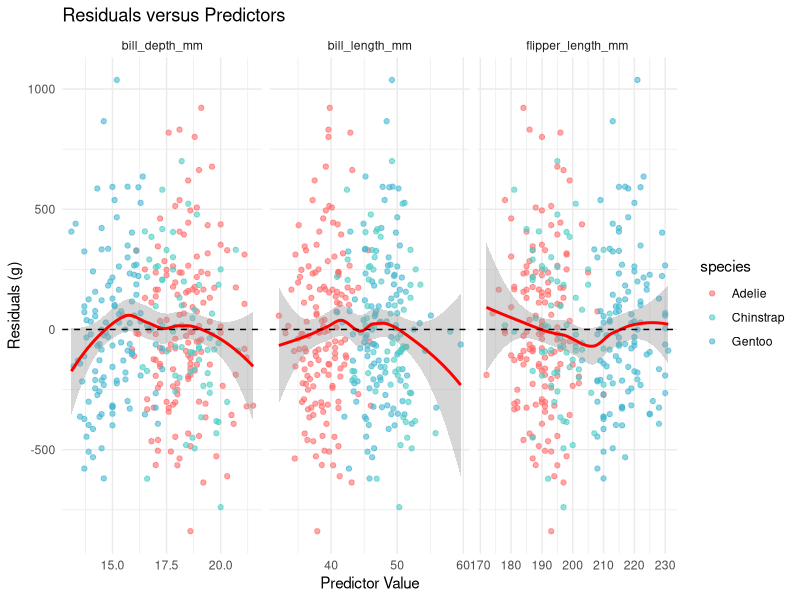
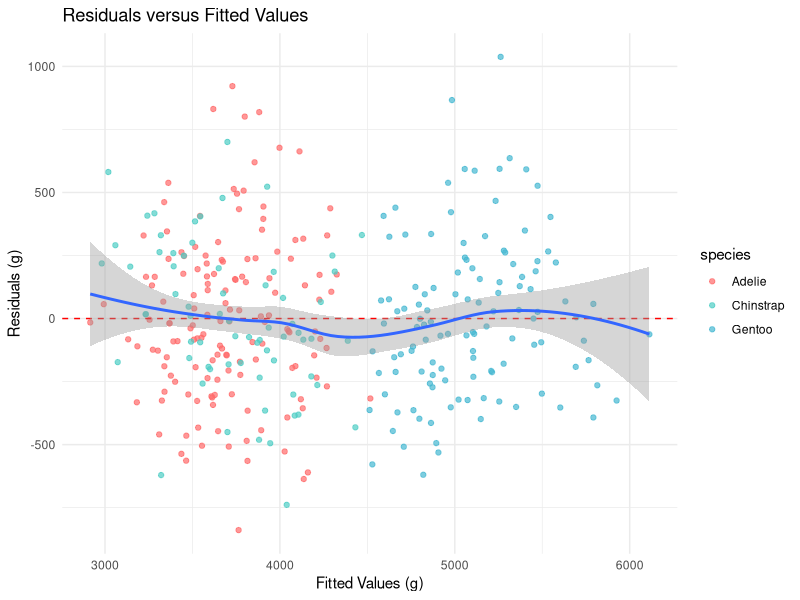
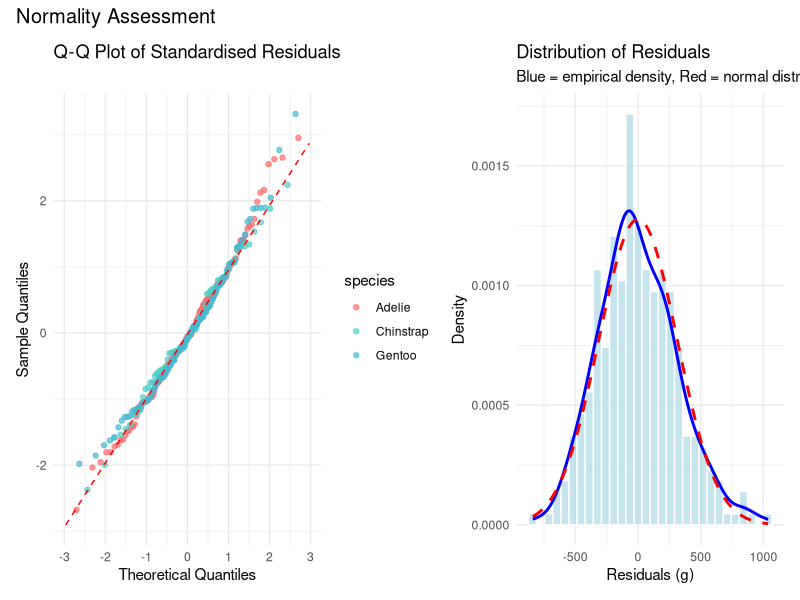

Write the R code that produced these figures, in order.
## ---- chunk 1
library(palmerpenguins)
library(tidyverse)
library(broom)
library(knitr)
library(patchwork)

has_car <- requireNamespace("car", quietly = TRUE)
if (has_car) library(car)

has_lmtest <- requireNamespace(
  "lmtest", quietly = TRUE
)
if (has_lmtest) library(lmtest)

theme_set(theme_minimal(base_size = 12))
penguin_colors <- c(
  "Adelie" = "#FF6B6B",
  "Chinstrap" = "#4ECDC4",
  "Gentoo" = "#45B7D1"
)

data(penguins)
penguins_clean <- penguins |> drop_na()
## ---- chunk 2
best_model <- lm(
  body_mass_g ~ bill_length_mm + bill_depth_mm +
    flipper_length_mm + species,
  data = penguins_clean
)

penguins_diag <- penguins_clean |>
  mutate(
    fitted_values = fitted(best_model),
    residuals = residuals(best_model),
    std_residuals = rstandard(best_model),
    stud_residuals = rstudent(best_model),
    leverage = hatvalues(best_model),
    cooks_d = cooks.distance(best_model)
  )
## ---- chunk 3
model_glance <- glance(best_model)

model_overview <- tibble(
  Metric = c(
    "R-squared", "Adjusted R-squared",
    "RMSE (sigma)", "F-statistic",
    "Observations", "Parameters"
  ),
  Value = c(
    sprintf("%.3f", model_glance$r.squared),
    sprintf("%.3f", model_glance$adj.r.squared),
    sprintf("%.1f g", sigma(best_model)),
    sprintf("%.1f", model_glance$statistic),
    as.character(nrow(penguins_clean)),
    as.character(length(coef(best_model)))
  )
)

kable(
  model_overview,
  col.names = c("Metric", "Value"),
  caption = "Overview of the species-aware linear
    model from Part 2."
)
## ---- chunk 4
linearity_data <- penguins_diag |>
  select(
    residuals, bill_length_mm,
    bill_depth_mm, flipper_length_mm, species
  ) |>
  pivot_longer(
    cols = c(
      bill_length_mm, bill_depth_mm,
      flipper_length_mm
    ),
    names_to = "predictor",
    values_to = "value"
  )

ggplot(
  linearity_data,
  aes(x = value, y = residuals)
) +
  geom_point(aes(color = species), alpha = 0.6) +
  geom_smooth(
    method = "loess", se = TRUE, color = "red"
  ) +
  geom_hline(yintercept = 0, linetype = "dashed") +
  facet_wrap(~predictor, scales = "free_x") +
  scale_color_manual(values = penguin_colors) +
  labs(
    title = "Residuals versus Predictors",
    x = "Predictor Value",
    y = "Residuals (g)"
  ) +
  theme_minimal()
## ---- chunk 5
if (has_car) {
  dw_result <- durbinWatsonTest(best_model)
  dw_table <- tibble(
    Statistic = "Durbin-Watson",
    Value = sprintf("%.3f", dw_result$dw),
    P_value = sprintf("%.3f", dw_result$p)
  )
  kable(
    dw_table,
    col.names = c("Test", "Statistic", "p-value"),
    caption = "Durbin-Watson test for
      autocorrelation in residuals."
  )
} else {
  cat(
    "The car package is not installed.",
    "Durbin-Watson test skipped.\n"
  )
}
## ---- chunk 6
ggplot(
  penguins_diag,
  aes(x = fitted_values, y = residuals)
) +
  geom_point(aes(color = species), alpha = 0.7) +
  geom_hline(
    yintercept = 0, linetype = "dashed",
    color = "red"
  ) +
  geom_smooth(method = "loess", se = TRUE) +
  scale_color_manual(values = penguin_colors) +
  labs(
    title = "Residuals versus Fitted Values",
    x = "Fitted Values (g)",
    y = "Residuals (g)"
  ) +
  theme_minimal()
## ---- chunk 7
if (has_lmtest) {
  bp_result <- bptest(best_model)
  bp_table <- tibble(
    Statistic = "Breusch-Pagan",
    Value = sprintf("%.3f", bp_result$statistic),
    P_value = sprintf("%.3f", bp_result$p.value)
  )
  kable(
    bp_table,
    col.names = c("Test", "Statistic", "p-value"),
    caption = "Breusch-Pagan test for
      heteroscedasticity."
  )
} else {
  cat(
    "The lmtest package is not installed.",
    "Breusch-Pagan test skipped.\n"
  )
}
## ---- chunk 8
p_qq <- ggplot(
  penguins_diag,
  aes(sample = std_residuals)
) +
  stat_qq(aes(color = species), alpha = 0.7) +
  stat_qq_line(color = "red", linetype = "dashed") +
  scale_color_manual(values = penguin_colors) +
  labs(
    title = "Q-Q Plot of Standardised Residuals",
    x = "Theoretical Quantiles",
    y = "Sample Quantiles"
  ) +
  theme_minimal()

p_hist <- ggplot(
  penguins_diag,
  aes(x = residuals)
) +
  geom_histogram(
    aes(y = after_stat(density)),
    bins = 30,
    fill = "lightblue",
    alpha = 0.7,
    color = "white"
  ) +
  geom_density(color = "blue", linewidth = 1) +
  stat_function(
    fun = dnorm,
    args = list(
      mean = mean(penguins_diag$residuals),
      sd = sd(penguins_diag$residuals)
    ),
    color = "red",
    linetype = "dashed",
    linewidth = 1
  ) +
  labs(
    title = "Distribution of Residuals",
    subtitle = paste(
      "Blue = empirical density,",
      "Red = normal distribution"
    ),
    x = "Residuals (g)",
    y = "Density"
  ) +
  theme_minimal()

p_qq + p_hist +
  plot_annotation(
    title = "Normality Assessment"
  )
## ---- chunk 9
shapiro_result <- shapiro.test(
  residuals(best_model)
)

shapiro_table <- tibble(
  Test = "Shapiro-Wilk",
  Statistic = sprintf("%.4f", shapiro_result$statistic),
  P_value = sprintf("%.4f", shapiro_result$p.value)
)

kable(
  shapiro_table,
  col.names = c("Test", "W", "p-value"),
  caption = "Shapiro-Wilk test for normality of
    residuals."
)
## ---- chunk 10
n <- nrow(penguins_clean)
p <- length(coef(best_model))
leverage_thresh <- 2 * p / n
cooks_thresh <- 4 / n

flagged <- penguins_diag |>
  mutate(obs_id = row_number()) |>
  filter(
    leverage > leverage_thresh |
    cooks_d > cooks_thresh |
    abs(stud_residuals) > 2
  )

influence_summary <- tibble(
  Criterion = c(
    "High leverage",
    "High Cook's distance",
    "Large studentised residual"
  ),
  Threshold = c(
    sprintf("%.3f", leverage_thresh),
    sprintf("%.3f", cooks_thresh),
    "> 2.0"
  ),
  Count = c(
    sum(penguins_diag$leverage > leverage_thresh),
    sum(penguins_diag$cooks_d > cooks_thresh),
    sum(abs(penguins_diag$stud_residuals) > 2)
  )
)

kable(
  influence_summary,
  col.names = c("Criterion", "Threshold", "Count"),
  caption = "Counts of observations exceeding
    influence thresholds."
)
## ---- chunk 11
if (nrow(flagged) > 0) {
  worst_id <- flagged |>
    arrange(desc(cooks_d)) |>
    pull(obs_id) |>
    head(1)

  robust_model <- lm(
    body_mass_g ~ bill_length_mm + bill_depth_mm +
      flipper_length_mm + species,
    data = penguins_clean[-worst_id, ]
  )

  original_r2 <- summary(best_model)$r.squared
  robust_r2 <- summary(robust_model)$r.squared

  sensitivity_table <- tibble(
    Model = c("Full data", "Excluding worst"),
    R_squared = c(original_r2, robust_r2),
    Change = c(NA, robust_r2 - original_r2)
  )

  kable(
    sensitivity_table,
    digits = 4,
    col.names = c(
      "Model", "R-squared", "Change"
    ),
    caption = "Sensitivity of R-squared to the
      most influential observation."
  )
}
## ---- chunk 12
coef_table <- tidy(best_model, conf.int = TRUE) |>
  select(term, estimate, conf.low, conf.high,
         p.value)

kable(
  coef_table,
  digits = c(0, 1, 1, 1, 4),
  col.names = c(
    "Term", "Estimate", "95% CI Lower",
    "95% CI Upper", "p-value"
  ),
  caption = "Model coefficients with 95% confidence
    intervals."
)
## ---- chunk 13
new_penguin <- data.frame(
  species = "Gentoo",
  flipper_length_mm = 220,
  bill_length_mm = 47,
  bill_depth_mm = 15
)

pred <- predict(
  best_model,
  newdata = new_penguin,
  interval = "prediction",
  level = 0.95
)

pred_table <- tibble(
  Species = "Gentoo",
  Predicted = pred[1, "fit"],
  Lower = pred[1, "lwr"],
  Upper = pred[1, "upr"]
)

kable(
  pred_table,
  digits = 0,
  col.names = c(
    "Species", "Predicted (g)",
    "95% PI Lower", "95% PI Upper"
  ),
  caption = "Predicted body mass for a hypothetical
    Gentoo penguin with 95% prediction interval."
)
## ---- chunk 14
#| echo: false
sessionInfo()
